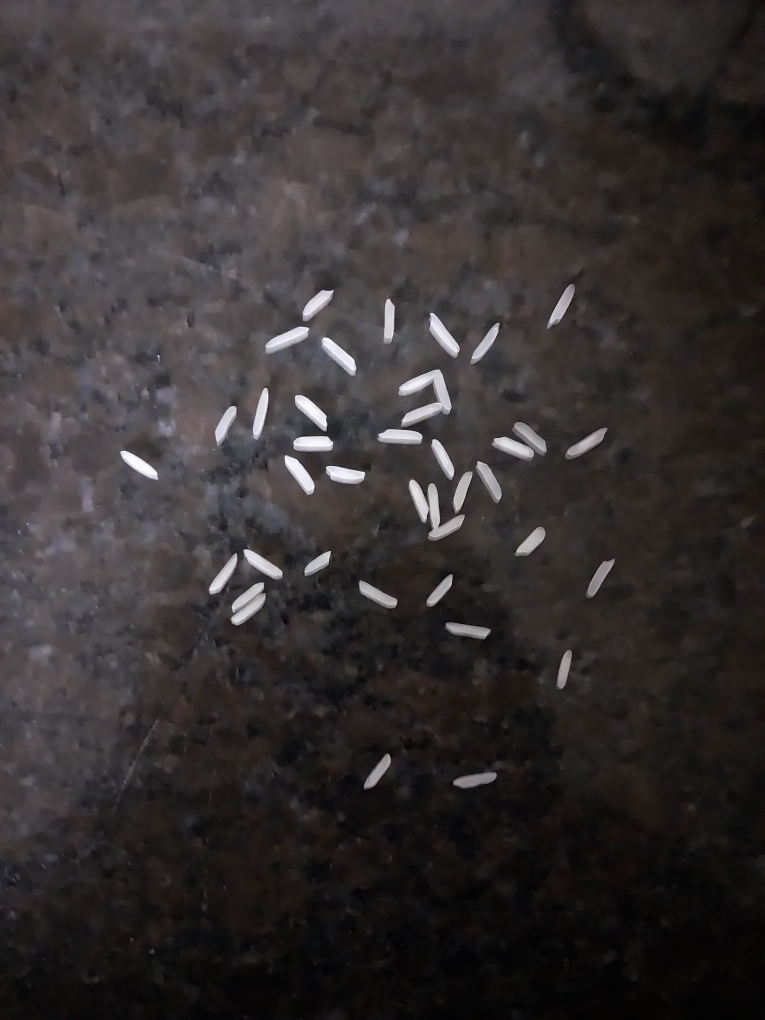
#> input picture WhatsApp Image 2026-07-11 at 22.18.41.jpeg, 3060 x 4080 px (shown at 1/4 size)
$ python -i preprocessing.py   (imports and definitions only)
#> lines starting #> are read from the running program, lines starting #| are printed output that depends on the picture; after the words box and inside, x2 and y2 are one past the last pixel; in counts of white or black regions, pixels touching at a corner belong together
### config.py
"""
Global configuration for the Rice Grain Morphometric Analysis System.
All thresholds, defaults, and paths live here so the whole pipeline
can be tuned from one place.
"""

import os

BASE_DIR = os.path.dirname(os.path.abspath(__file__))

# ------------------------------------------------------------------
# Paths
# ------------------------------------------------------------------
UPLOAD_DIR = os.path.join(BASE_DIR, "uploads")
OUTPUT_DIR = os.path.join(BASE_DIR, "outputs")
CALIBRATION_DIR = os.path.join(BASE_DIR, "calibration")

CSV_DIR = os.path.join(OUTPUT_DIR, "csv")
EXCEL_DIR = os.path.join(OUTPUT_DIR, "excel")
JSON_DIR = os.path.join(OUTPUT_DIR, "json")
IMAGE_DIR = os.path.join(OUTPUT_DIR, "images")
PLOT_DIR = os.path.join(OUTPUT_DIR, "plots")

for _d in (UPLOAD_DIR, OUTPUT_DIR, CALIBRATION_DIR,
           CSV_DIR, EXCEL_DIR, JSON_DIR, IMAGE_DIR, PLOT_DIR):
    os.makedirs(_d, exist_ok=True)

# ------------------------------------------------------------------
# Camera defaults
# ------------------------------------------------------------------
CAMERA_INDEX = 0
CAPTURE_WIDTH = 1920
CAPTURE_HEIGHT = 1080
CAPTURE_AUTO_EXPOSURE = True
CAPTURE_EXPOSURE = -7          # OpenCV exposure prop (log-scale)
CAPTURE_GAIN = 0
CAPTURE_WHITE_BALANCE = 4600
CAPTURE_FOCUS = 0
CAPTURE_FORMAT = ".jpg"
CAPTURE_JPEG_QUALITY = 95

# ------------------------------------------------------------------
# Preprocessing defaults
# ------------------------------------------------------------------
GAUSSIAN_BLUR_KERNEL = (5, 5)
CLAHE_CLIP_LIMIT = 2.0
CLAHE_GRID_SIZE = (8, 8)
MORPH_KERNEL_SIZE = 5
MORPH_ITERATIONS = 2

# ------------------------------------------------------------------
# Segmentation defaults
# ------------------------------------------------------------------
THRESHOLD_METHOD = "adaptive"      # "otsu" | "adaptive" | "canny_watershed"
THRESHOLD_BLOCK_SIZE = 45
THRESHOLD_C = 2
MIN_GRAIN_AREA_PX = 50             # discard blobs smaller than this
MAX_GRAIN_AREA_PX = 500000         # discard blobs larger than this
WATERSHED_DISTANCE_THRESHOLD = 0.2 # fraction of max distance-transform peak
FILL_HOLES = True

# ------------------------------------------------------------------
# Advanced Clustering
# ------------------------------------------------------------------
USE_CLUSTERING = True             # Use K-Means + Watershed instead of thresholding

# ------------------------------------------------------------------
# Cellpose 3 (cyto3) Segmentation
# ------------------------------------------------------------------
USE_CELLPOSE = True               # Use Cellpose 3 (cyto3) as the primary segmentation method
CELLPOSE_MODEL = "cyto3"          # Model type: "cyto3", "cyto2", "nuclei"
CELLPOSE_TILE_SIZE = 512          # Tile size for tiled inference
CELLPOSE_OVERLAP = 64             # Overlap between tiles
CELLPOSE_USE_TTA = False          # Use Test-Time Augmentation (rotations + flips) - disabled to avoid GPU OOM
CELLPOSE_DEVICE = "cuda"          # Run Cellpose on NVIDIA GPU (dnw-testing has CUDA)
CELLPOSE_DIAMETER_ESTIMATE = 0    # 0 = auto-detect; set >0 for rice-grain-specific diameter (px)
CELLPOSE_FLOW_THRESHOLD = 0.4     # Flow error threshold (lower = stricter segmentation)
CELLPOSE_CELLPROB_THRESHOLD = 0.0 # Cell probability threshold (higher = only confident detections)

# ------------------------------------------------------------------
# Calibration defaults
# ------------------------------------------------------------------
# Pixels-per-millimetre; updated after checkerboard / known-object calibration
PIXELS_PER_MM = 0.0                # 0 means "not calibrated" → px-only mode
CHECKERBOARD_SQUARE_MM = 25.0
CHECKERBOARD_PATTERN = (7, 10)     # inner corners

# ------------------------------------------------------------------
# Classification thresholds (mm where calibrated, px otherwise)
# ------------------------------------------------------------------
CLASSIFICATION_THRESHOLDS = {
    "long_grain_min_length": 6.0,
    "medium_grain_min_length": 5.0,
    "short_grain_max_length": 5.0,
    "broken_max_length_ratio": 0.75,  # < 75 % of median length → broken (adjustable via UI)
    "oversized_max_area_ratio": 1.8,  # > 180 % of median area → oversized
    "undersized_min_area_ratio": 0.4, # < 40 % of median area → undersized
    "abnormal_solidity_min": 0.85,
    "abnormal_circularity_max": 0.3,
    "abnormal_eccentricity_max": 0.95,
}

# ------------------------------------------------------------------
# Grading rules (configurable)
# ------------------------------------------------------------------
GRADING_RULES = {
    "premium": {
        "max_broken_pct": 2.0,
        "min_uniformity": 90.0,
        "max_abnormal_pct": 1.0,
        "max_cv_length": 10.0,
    },
    "grade_a": {
        "max_broken_pct": 5.0,
        "min_uniformity": 80.0,
        "max_abnormal_pct": 3.0,
        "max_cv_length": 15.0,
    },
    "grade_b": {
        "max_broken_pct": 10.0,
        "min_uniformity": 70.0,
        "max_abnormal_pct": 5.0,
        "max_cv_length": 20.0,
    },
    "grade_c": {
        "max_broken_pct": 15.0,
        "min_uniformity": 60.0,
        "max_abnormal_pct": 8.0,
        "max_cv_length": 25.0,
    },
    "reject": {
        "max_broken_pct": 100.0,
        "min_uniformity": 0.0,
        "max_abnormal_pct": 100.0,
        "max_cv_length": 100.0,
    },
}

# ------------------------------------------------------------------
# Flask (read from environment for cloud deployment)
# ------------------------------------------------------------------
FLASK_HOST = os.getenv("FLASK_HOST", "0.0.0.0")
FLASK_PORT = int(os.getenv("FLASK_PORT", "5050"))
FLASK_DEBUG = os.getenv("FLASK_DEBUG", "True").lower() == "true"
MAX_CONTENT_LENGTH = int(os.getenv("MAX_CONTENT_LENGTH", str(64 * 1024 * 1024)))

### core/preprocessing.py
"""
Phase 3 – Image Preprocessing

All classical OpenCV preprocessing steps:
  • Noise reduction (Gaussian / bilateral / median)
  • Contrast enhancement (CLAHE)
  • Background normalization
  • Grayscale conversion
  • Otsu / adaptive thresholding with auto-polarity detection
  • Morphological opening & closing
  • Robust hole filling
  • Convex-hull gap bridging for translucent grains

Handles both scenarios:
  - Bright grains on dark background (standard lab setup)
  - Dark grains on light background (casual photos)

IMPORTANT: For black-background images with translucent rice,
uses a low threshold + convex-hull fill to avoid splitting single
grains into fragments.
"""

import cv2
import numpy as np
from typing import Dict, Any

import config


class Preprocessor:
    """Pipeline of classical preprocessing operators applied in sequence."""

    def __init__(self):
        self.blur_kernel = config.GAUSSIAN_BLUR_KERNEL
        self.clahe_clip = config.CLAHE_CLIP_LIMIT
        self.clahe_grid = config.CLAHE_GRID_SIZE
        self.morph_kernel = config.MORPH_KERNEL_SIZE
        self.morph_iter = config.MORPH_ITERATIONS
        self.block_size = None  # set dynamically from process()

    # ------------------------------------------------------------------
    # Individual steps
    # ------------------------------------------------------------------
    def denoise(self, image: np.ndarray, method: str = "gaussian") -> np.ndarray:
        """Apply noise reduction."""
        if method == "gaussian":
            return cv2.GaussianBlur(image, self.blur_kernel, 0)
        elif method == "bilateral":
            return cv2.bilateralFilter(image, 9, 75, 75)
        elif method == "median":
            return cv2.medianBlur(image, 5)
        elif method == "nonlocal":
            return cv2.fastNlMeansDenoisingColored(image, None, 10, 10, 7, 21)
        return image

    def enhance_contrast(self, image: np.ndarray) -> np.ndarray:
        """CLAHE contrast enhancement on the L channel of LAB."""
        lab = cv2.cvtColor(image, cv2.COLOR_BGR2LAB)
        l_channel, a, b = cv2.split(lab)
        clahe = cv2.createCLAHE(clipLimit=self.clahe_clip, tileGridSize=self.clahe_grid)
        l_channel = clahe.apply(l_channel)
        lab = cv2.merge([l_channel, a, b])
        return cv2.cvtColor(lab, cv2.COLOR_LAB2BGR)

    def normalize_background(
        self, image: np.ndarray, kernel_size: int = 51
    ) -> np.ndarray:
        """
        Background normalization via morphological top-hat.
        Extracts foreground objects (bright regions) while suppressing
        uneven illumination. Uses only top-hat (not bottom-hat) to avoid
        shifting the histogram and destroying contrast on dark backgrounds.
        """
        gray_check = cv2.cvtColor(image, cv2.COLOR_BGR2GRAY) if len(image.shape) == 3 else image
        mean_val = float(np.mean(gray_check))

        # If the image is predominantly dark (lab setup with matte black bg),
        # top-hat alone isolates bright foreground objects cleanly.
        # If the image is bright/mixed, we skip normalization to preserve contrast.
        if mean_val < 120:
            kernel = cv2.getStructuringElement(cv2.MORPH_ELLIPSE, (kernel_size, kernel_size))
            tophat = cv2.morphologyEx(image, cv2.MORPH_TOPHAT, kernel)
            # Scale up the tophat result to use the full dynamic range
            if len(tophat.shape) == 3:
                gray_th = cv2.cvtColor(tophat, cv2.COLOR_BGR2GRAY)
            else:
                gray_th = tophat
            max_val = float(np.max(gray_th))
            if max_val > 0:
                scale = min(255.0 / max_val, 4.0)  # cap scaling
                tophat = np.clip(tophat.astype(np.float32) * scale, 0, 255).astype(np.uint8)
            return tophat
        else:
            # Bright background — skip top-hat, just return as-is
            return image

    def to_grayscale(self, image: np.ndarray) -> np.ndarray:
        if len(image.shape) == 2:
            return image
        return cv2.cvtColor(image, cv2.COLOR_BGR2GRAY)

    def _detect_polarity(self, gray: np.ndarray) -> str:
        """
        Detect whether grains are bright on dark or dark on bright.
        Uses border vs center analysis.
        """
        h, w = gray.shape
        border_width = max(h // 20, w // 20, 10)

        # Sample border pixels
        border_mask = np.zeros_like(gray, dtype=bool)
        border_mask[:border_width, :] = True
        border_mask[-border_width:, :] = True
        border_mask[:, :border_width] = True
        border_mask[:, -border_width:] = True

        border_mean = float(np.mean(gray[border_mask]))
        center_mean = float(np.mean(gray[~border_mask]))

        # Also check overall image brightness
        overall_mean = float(np.mean(gray))

        if border_mean < 80 and overall_mean < 120:
            return "bright_on_dark"
        elif border_mean > 150:
            return "dark_on_bright"
        elif border_mean < center_mean - 20:
            return "bright_on_dark"
        else:
            return "auto"

    def _is_black_background(self, gray: np.ndarray) -> bool:
        """Check if the image has a predominantly black background."""
        h, w = gray.shape
        border_width = max(h // 15, w // 15, 15)

        # Sample border pixels
        border_pixels = np.concatenate([
            gray[:border_width, :].ravel(),
            gray[-border_width:, :].ravel(),
            gray[:, :border_width].ravel(),
            gray[:, -border_width:].ravel(),
        ])
        border_mean = float(np.mean(border_pixels))
        overall_mean = float(np.mean(gray))

        # Black background: borders are dark and overall image is dark
        return border_mean < 50 and overall_mean < 100

    def threshold(self, gray: np.ndarray, method: str = None) -> np.ndarray:
        """
        Binarise the grayscale image with automatic polarity detection.
        Ensures grains end up as white (255) regardless of original contrast.
        """
        method = method or config.THRESHOLD_METHOD
        polarity = self._detect_polarity(gray)

        if self._is_black_background(gray):
            # Safe low threshold for translucent rice
            _, binary = cv2.threshold(gray, 20, 255, cv2.THRESH_BINARY)
            return binary

        if method == "adaptive":
            # CLAHE first for uneven illumination
            clahe = cv2.createCLAHE(clipLimit=2.0, tileGridSize=(8, 8))
            gray_eq = clahe.apply(gray)

            bs = self.block_size or config.THRESHOLD_BLOCK_SIZE
            # OpenCV requires blockSize to be odd and > 1
            bs = int(bs)
            if bs < 3:
                bs = 3
            if bs % 2 == 0:
                bs += 1
            binary = cv2.adaptiveThreshold(
                gray_eq, 255, cv2.ADAPTIVE_THRESH_GAUSSIAN_C,
                cv2.THRESH_BINARY, bs, config.THRESHOLD_C
            )
            # Ensure polarity is correct
            white_pct = np.sum(binary == 255) / (gray.shape[0] * gray.shape[1])
            if white_pct > 0.5:
                binary = cv2.bitwise_not(binary)

        else: # otsu
            if polarity == "bright_on_dark":
                _, binary = cv2.threshold(gray, 0, 255, cv2.THRESH_BINARY + cv2.THRESH_OTSU)
            else:
                _, binary = cv2.threshold(gray, 0, 255, cv2.THRESH_BINARY_INV + cv2.THRESH_OTSU)

        return binary

    def morphological_cleanup(self, binary: np.ndarray) -> np.ndarray:
        """
        Opening (remove noise) then closing (fill small holes).
        Uses a LARGE closing kernel to bridge translucent gaps inside grains.
        """
        h, w = binary.shape[:2]
        total_px = h * w
        scale = max(1.0, (total_px / (1920 * 1080)) ** 0.5)

        # Small kernel for opening (remove noise/dust)
        k_open = max(3, int(3 * scale))
        if k_open % 2 == 0:
            k_open += 1
        kernel_open = cv2.getStructuringElement(cv2.MORPH_ELLIPSE, (k_open, k_open))
        opened = cv2.morphologyEx(binary, cv2.MORPH_OPEN, kernel_open, iterations=1)

        # Larger kernel for closing — this is critical to bridge translucent
        # gaps that would otherwise split a single grain into fragments
        k_close = max(9, int(12 * scale))
        if k_close % 2 == 0:
            k_close += 1
        kernel_close = cv2.getStructuringElement(cv2.MORPH_ELLIPSE, (k_close, k_close))
        closed = cv2.morphologyEx(opened, cv2.MORPH_CLOSE, kernel_close, iterations=2)

        return closed

    def fill_holes(self, binary: np.ndarray) -> np.ndarray:
        """
        Fill interior holes in foreground objects using flood-fill.
        Robust: checks that the border is actually background before filling.
        """
        if not config.FILL_HOLES:
            return binary

        h, w = binary.shape[:2]

        # Safety check: if the borders are mostly foreground (white),
        # flood-filling from (0,0) would be useless or destructive.
        border_pixels = np.concatenate([
            binary[0, :], binary[-1, :],
            binary[:, 0], binary[:, -1],
        ])
        border_white_ratio = np.sum(border_pixels == 255) / len(border_pixels)

        if border_white_ratio > 0.5:
            return binary

        # Standard flood-fill from corners
        floodfill = binary.copy()
        mask = np.zeros((h + 2, w + 2), np.uint8)

        # Try flood-filling from all four corners for robustness
        for seed in [(0, 0), (w - 1, 0), (0, h - 1), (w - 1, h - 1)]:
            if floodfill[seed[1], seed[0]] == 0:
                cv2.floodFill(floodfill, mask, seed, 255)

        inverted = cv2.bitwise_not(floodfill)
        return binary | inverted

    def convex_hull_fill(self, binary: np.ndarray) -> np.ndarray:
        """
        For each connected component, replace its mask with its convex hull.
        This bridges internal translucent gaps that morphological closing
        cannot reach, ensuring each grain is a single solid blob.
        """
        # Find all contours
        contours, _ = cv2.findContours(
            binary, cv2.RETR_EXTERNAL, cv2.CHAIN_APPROX_SIMPLE
        )

        result = np.zeros_like(binary)
        for cnt in contours:
            if len(cnt) < 3:
                continue
            hull = cv2.convexHull(cnt)
            cv2.drawContours(result, [hull], -1, 255, -1)

        return result

    # [14 lines left out: function apply_high_contrast, not called in this run]

    # ------------------------------------------------------------------
    # Full pipeline
    # ------------------------------------------------------------------
    def process(self, image: np.ndarray, contrast_boost: bool = False, block_size: int = None) -> Dict[str, Any]:
        """
        Run the complete preprocessing pipeline and return every
        intermediate result so the UI can display them.
        """
        self.block_size = block_size
        steps = {}

        # 0. Optional High-Contrast B&W Boost
        if contrast_boost:
            image = self.apply_high_contrast(image)
            steps["high_contrast"] = image

        # 1. Denoise
        denoised = self.denoise(image, method="gaussian")
        steps["denoised"] = denoised

        # 2. Contrast enhancement
        enhanced = self.enhance_contrast(denoised)
        steps["enhanced"] = enhanced

        # 3. Background normalization
        normalized = self.normalize_background(enhanced)
        steps["normalized"] = normalized

        # 4. Grayscale
        gray = self.to_grayscale(normalized)
        steps["grayscale"] = gray

        # 5. Threshold (with auto-polarity detection + black-bg fast path)
        binary = self.threshold(gray)
        steps["binary"] = binary

        # 6. Morphological cleanup (larger closing to bridge translucent gaps)
        cleaned = self.morphological_cleanup(binary)
        steps["morphological"] = cleaned

        # 7. Fill holes (flood-fill)
        filled = self.fill_holes(cleaned)
        steps["filled"] = filled

        # 8. Convex-hull fill — makes each grain's interior solid,
        #    eliminating any remaining translucent splits
        hulled = self.convex_hull_fill(filled)
        steps["convex_hull"] = hulled

        return {
            "binary": hulled,
            "steps": steps,
        }

>>> import cv2
>>> picture = cv2.imread('../WhatsApp Image 2026-07-11 at 22.18.41.jpeg')
#> picture is the input picture: shape (4080, 3060, 3); mean B, G, R 49, 48.6, 52.9
>>> result = Preprocessor().process(picture)
#> in enhance_contrast, `l_channel = clahe.apply(l_channel)`:
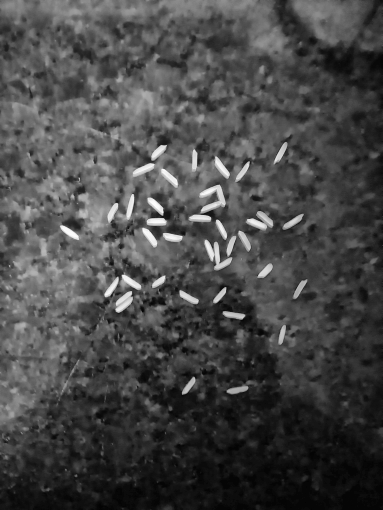
#> l_channel: shape (4080, 3060) (shown at 1/8 size); min 1, max 255, mean 71.2
#> in normalize_background, `mean_val = float(np.mean(gray_check))`: mean_val = 67.75
#> in normalize_background, `max_val = float(np.max(gray_th))`: max_val = 228
#> in normalize_background, `scale = min(255.0 / max_val, 4.0)`: scale = 1.12
#> in _detect_polarity, `border_mean = float(np.mean(gray[border_mask]))`: border_mean = 6.74
#> in _detect_polarity, `center_mean = float(np.mean(gray[~border_mask]))`: center_mean = 11.46
#> in _detect_polarity, `overall_mean = float(np.mean(gray))`: overall_mean = 10.42
#> in threshold, `polarity = self._detect_polarity(gray)`: polarity = 'bright_on_dark'
#> in _is_black_background, `border_mean = float(np.mean(border_pixels))`: border_mean = 6.77
#> in _is_black_background, `overall_mean = float(np.mean(gray))`: overall_mean = 10.42
#> in threshold, `_, binary = cv2.threshold(gray, 20, 255, cv2.THRESH_BINARY)`:
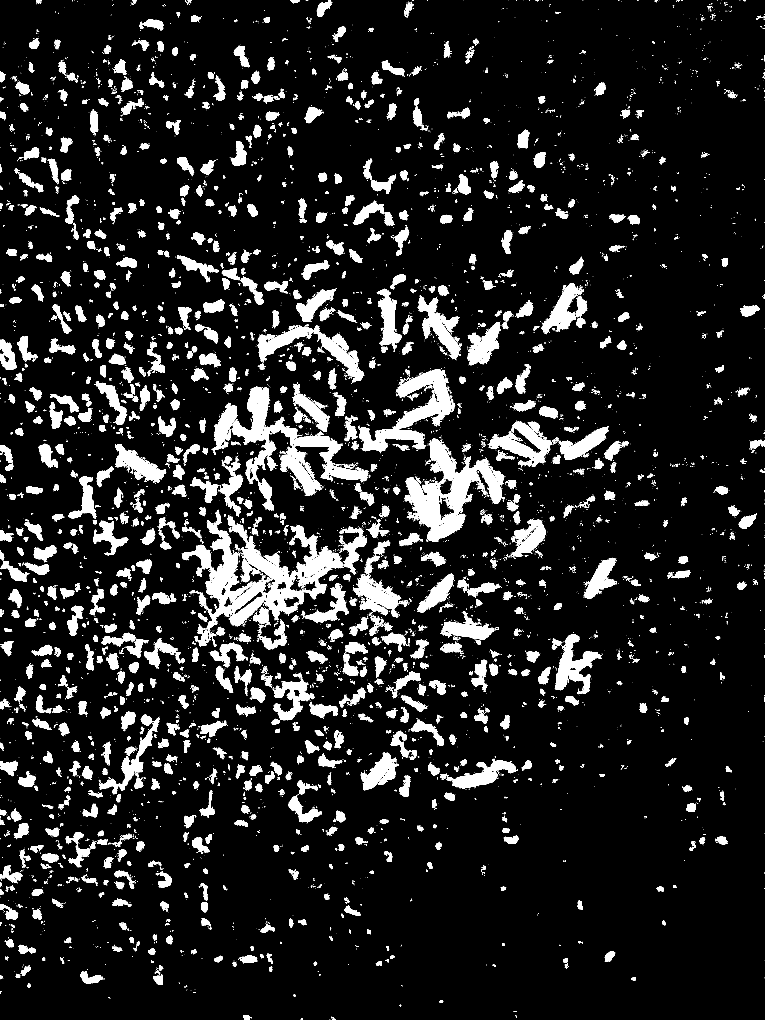
#> binary: shape (4080, 3060) (shown at 1/4 size); 11.1% white; 7923 white regions (6052 under 20 px), largest, box (x1, y1, x2, y2) and area: (1622, 1754, 2017, 2166) 56873, (911, 2066, 1374, 2505) 56717, (926, 1545, 1370, 1984) 46182
#> in fill_holes, `border_pixels = np.concatenate([ binary[0, :], binary[-1, :], binary[:..`: border_pixels = 14280 values, max 255 at index 145, min 0 at index 0, mean 20.93
#> in fill_holes, `border_white_ratio = np.sum(border_pixels == 255) / len(border_pixels)`: border_white_ratio = 0.0821
#> in convex_hull_fill, `contours, _ = cv2.findContours( binary, cv2.RETR_EXTERNAL, cv2.CHAIN_A..`: contours = 364 contours, 11 with area under 20; largest, box (x1, y1, x2, y2) and area: (0, 930, 2515, 3479) 1523944, (98, 1324, 720, 1727) 96886, (1502, 1098, 2131, 1458) 69224, (2037, 2538, 2403, 2830) 40192, (946, 2897, 1405, 3304) 38990
#> the loop in convex_hull_fill, `for cnt in contours:` made 364 passes
#> cnt on pass 55: [[634, 3476], [635, 3477]]
#> after the loop in convex_hull_fill, `for cnt in contours:`:
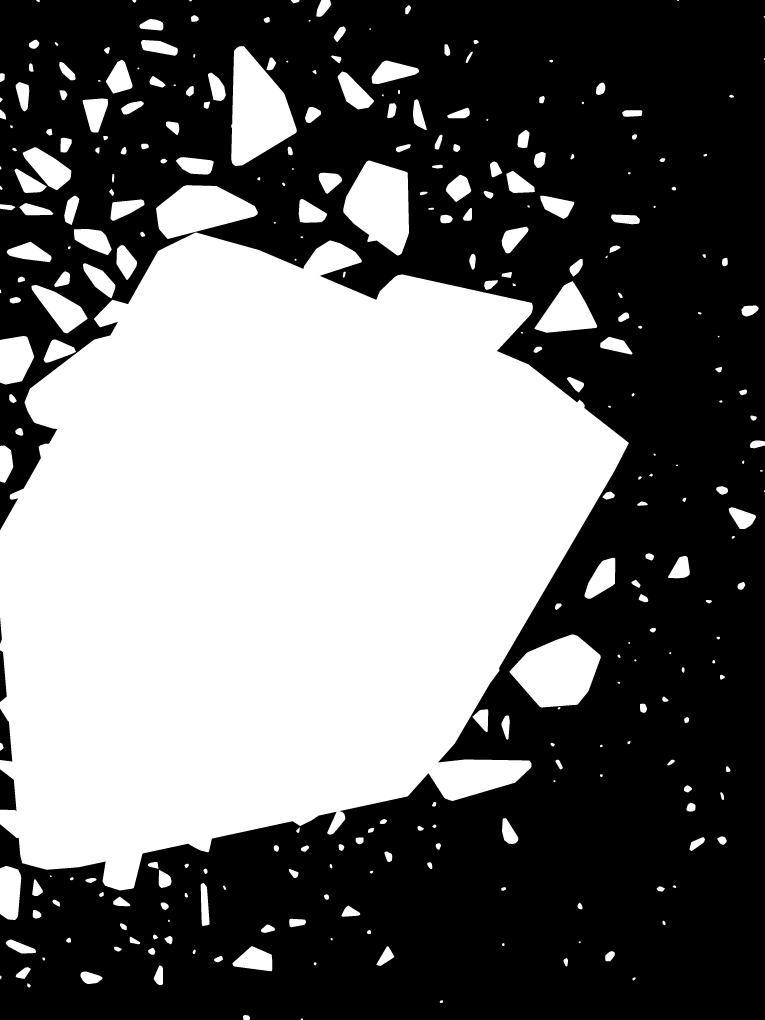
#> result: shape (4080, 3060) (shown at 1/4 size); 42.7% white; 287 white regions, largest, box (x1, y1, x2, y2) and area: (0, 930, 2515, 3562) 4574672, (925, 185, 1187, 664) 79509, (2037, 2538, 2403, 2830) 70904
#> result = 2 items
